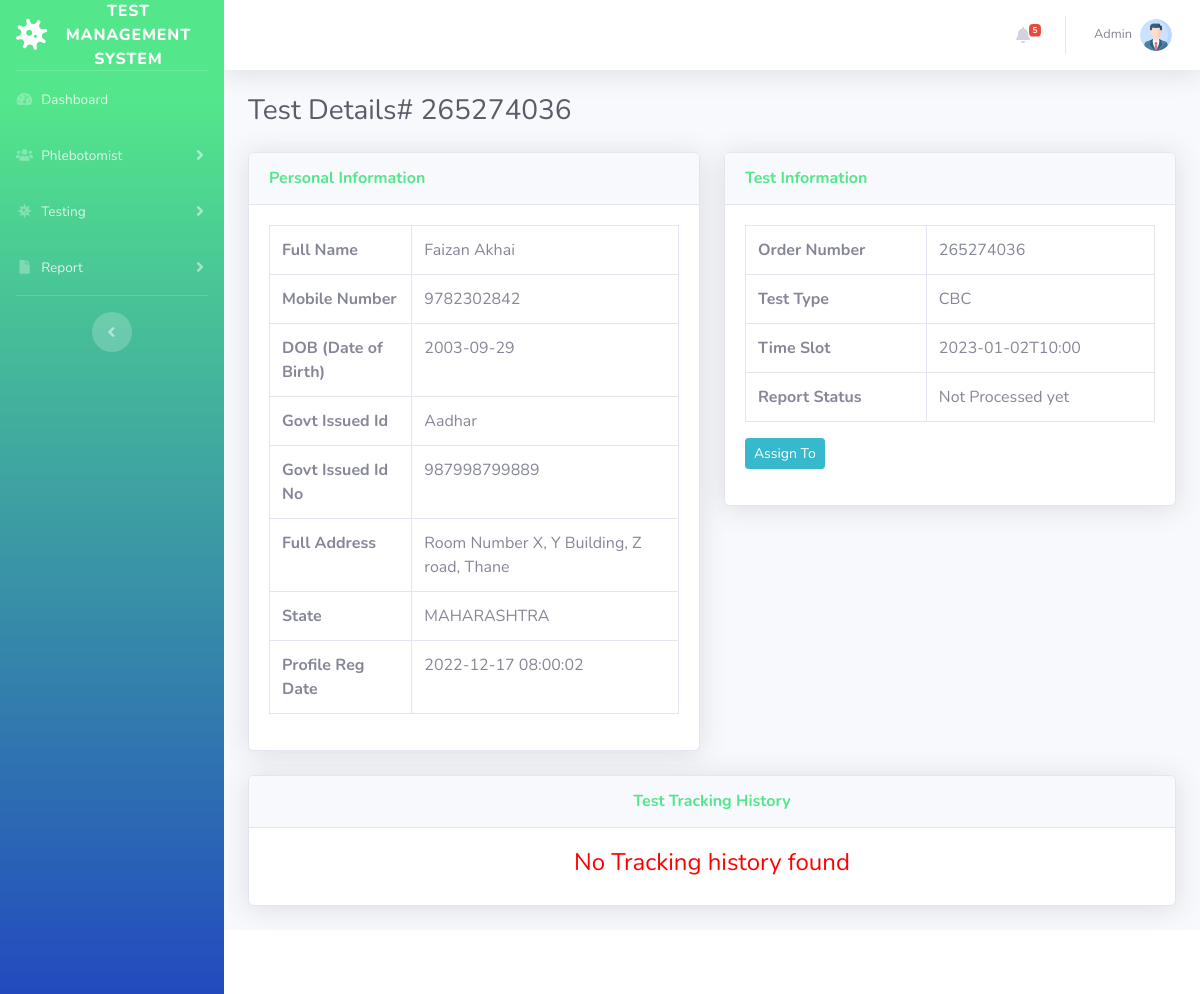
The page /test-details.php?tid=9&&oid=265274036 (signed in) on the database as committed earlier.
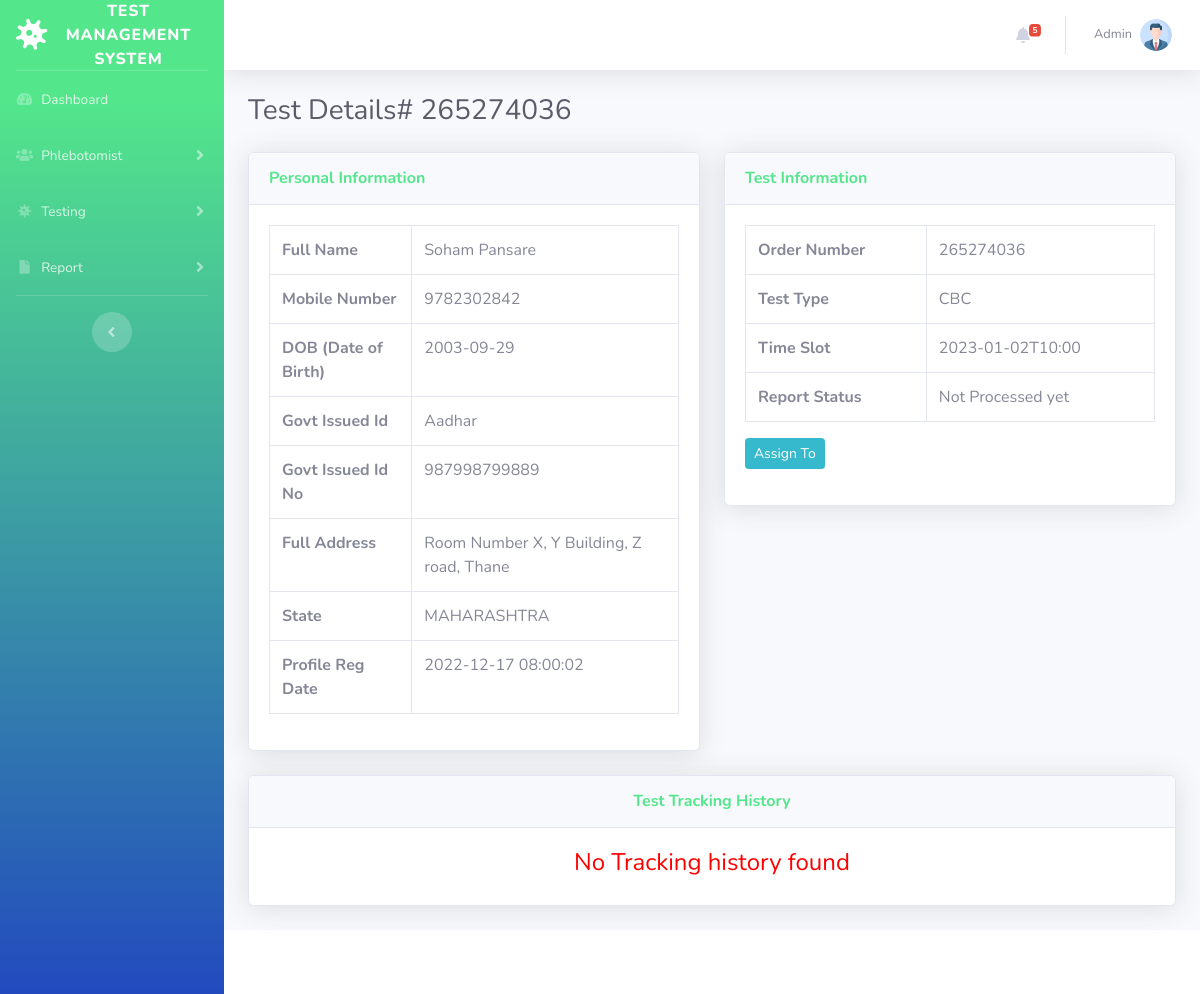
The same page on the database as committed later.
### tables this page shows
CREATE TABLE `tbltestrecord` (
  `id` int(11) NOT NULL,
  `OrderNumber` bigint(20) DEFAULT NULL,
  `PatientMobileNumber` bigint(20) DEFAULT NULL,
  `TestType` varchar(100) DEFAULT NULL,
  `TestTimeSlot` varchar(120) DEFAULT NULL,
  `ReportStatus` varchar(100) DEFAULT NULL,
  `FinalReport` varchar(150) DEFAULT NULL,
  `ReportUploadTime` varchar(200) DEFAULT NULL,
  `RegistrationDate` timestamp NULL DEFAULT current_timestamp(),
  `AssignedtoEmpId` varchar(150) DEFAULT NULL,
  `AssigntoName` varchar(180) DEFAULT NULL,
  `AssignedTime` varchar(100) DEFAULT NULL
);

CREATE TABLE `tblpatients` (
  `id` int(11) NOT NULL,
  `FullName` varchar(120) DEFAULT NULL,
  `MobileNumber` bigint(20) DEFAULT NULL,
  `DateOfBirth` date DEFAULT NULL,
  `GovtIssuedId` varchar(150) DEFAULT NULL,
  `GovtIssuedIdNo` varchar(150) DEFAULT NULL,
  `FullAddress` varchar(255) DEFAULT NULL,
  `State` varchar(200) DEFAULT NULL,
  `RegistrationDate` timestamp NOT NULL DEFAULT current_timestamp()
);

### test-details.php (the view, shortened to what the changed rows need)
<?php session_start();
include_once('includes/config.php');
if (strlen($_SESSION['aid']==0)) {
  header('location:logout.php');
  } else{
?>
<!DOCTYPE html>
<html lang="en">
<head>
    <link href="vendor/fontawesome-free/css/all.min.css" rel="stylesheet" type="text/css">
    <link href="css/sb-admin-2.min.css" rel="stylesheet">
</head>
<body id="page-top">
    <div id="wrapper">
        <div id="content-wrapper" class="d-flex flex-column">
            <div id="content">
                <div class="container-fluid">
                    <h1 class="h3 mb-4 text-gray-800">Test Details# <?php echo intval($_GET['oid']);?></h1>
<div class="row">
<?php
$testid=intval($_GET['tid']);
$query=mysqli_query($con,"select * from tbltestrecord
join tblpatients on tblpatients.MobileNumber=tbltestrecord.PatientMobileNumber
where  tbltestrecord.id='$testid'");
while($row=mysqli_fetch_array($query)){
    ?>
                        <div class="col-lg-6">
                            <div class="card shadow mb-4">
                                <div class="card-header py-3">
                                    <h6 class="m-0 font-weight-bold text-primary">Personal Information</h6>
                                </div>
                                <div class="card-body">
 <table class="table table-bordered"  width="100%" cellspacing="0">
    <tr>
    <th>Full Name</th>
    <td><?php echo $row['FullName'];?></td>
    </tr>
     <tr>
    <th>Mobile Number</th>
    <td><?php echo $row['MobileNumber'];?></td>
    </tr>
     <tr>
    <th>DOB (Date of Birth)</th>
    <td><?php echo $row['DateOfBirth'];?></td>
    </tr>
     <tr>
    <th>Govt Issued Id</th>
    <td><?php echo $row['GovtIssuedId'];?></td>
    </tr>
     <tr>
    <th>Govt Issued Id No</th>
    <td><?php echo $row['GovtIssuedIdNo'];?></td>
    </tr>
     <tr>
    <th>Full Address</th>
    <td><?php echo $row['FullAddress'];?></td>
    </tr>
    <tr>
    <th>State</th>
    <td><?php echo $row['State'];?></td>
    </tr>
    <tr>
    <th>Profile Reg Date</th>
    <td><?php echo $row['RegistrationDate'];?></td>
    </tr>
 </table>
                                </div>
                            </div>
                        </div>
                         <div class="col-lg-6">
                            <div class="card shadow mb-4">
                                <div class="card-header py-3">
                                    <h6 class="m-0 font-weight-bold text-primary">Test Information</h6>
                                </div>
                                <div class="card-body">
 <table class="table table-bordered"  width="100%" cellspacing="0">
    <tr>
    <th>Order Number</th>
    <td><?php echo $row['OrderNumber'];?></td>
    </tr>
    <tr>
    <th>Test Type</th>
    <td><?php echo $row['TestType'];?></td>
    </tr>
    <tr>
    <th>Time Slot</th>
    <td><?php echo $row['TestTimeSlot'];?></td>
    </tr>
 <tr>
    <th>Report Status</th>
    <td><?php if($row['ReportStatus']==''):
              echo "Not Processed yet";
          else:
           echo $row['ReportStatus'];
          endif;
    ?></td>
    </tr>
</table>
<?php if($row['AssignedtoEmpId']==''):
    ?>
        <div class="form-group">
      <button type="button" class="btn btn-info btn-sm" data-toggle="modal" data-target="#assignto">Assign To</button>
            </div>
<?php else:
$rstatus=$row['ReportStatus'];
if($rstatus=='Assigned' || $rstatus=='On the Way for Collection' || $rstatus=='Sample Collected' || $rstatus=='Sent to Lab'):?>
<button type="button" class="btn btn-info btn-sm" data-toggle="modal" data-target="#takeaction">Take Action</button>
<?php
endif;
endif;?>
                                </div>
                            </div>
                        </div>
                    </div>
                <?php } ?>
                </div>
            </div>
        </div>
    </div>
</body>
</html>
<?php } ?>

Rows that differ between the two databases and show on the page:
changed through a linked row, tbltestrecord "CBC": tblpatients.FullName "Faizan Akhai" → "Soham Pansare"
